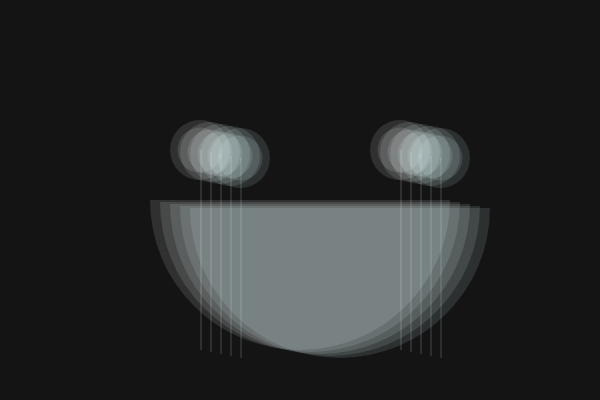
Frame 1 (no input)
Frame 60 (no input): identical to frame 1, image omitted
Frame 120 (the mouse pressed at the canvas centre since frame 60): identical to frame 1, image omitted

The p5.js sketch that drew this single still picture (run headless with seeded random() and noise() and a simulated clock; from frame 60 on, the mouse is pressed at the canvas centre):

// p5.js sketch
// ── sketch.js
function setup() {
  createCanvas(600, 400);
}

function draw() {
  background(20);
  noStroke();
  angleMode(DEGREES);
  
  let dx = 0;
  let dy = 0;
  for (let i = 0; i < 5; i++) {
    dx = 10 * i;
    dy = 2 * i;
    fill(255 - dx, 255, 255, 30);
    circle(200 + dx, 150 + dy, 60);
    circle(200 + dx, 150 + dy, 45);
    circle(400 + dx, 150 + dy, 60);
    circle(400 + dx, 150 + dy, 45);
    arc(300 + dx, 200 + dy, 300, 300, 0, 180);

    rect(200 + dx, 150 + dy, 2, 200);
    rect(400 + dx, 150 + dy, 2, 200);
  }
}
